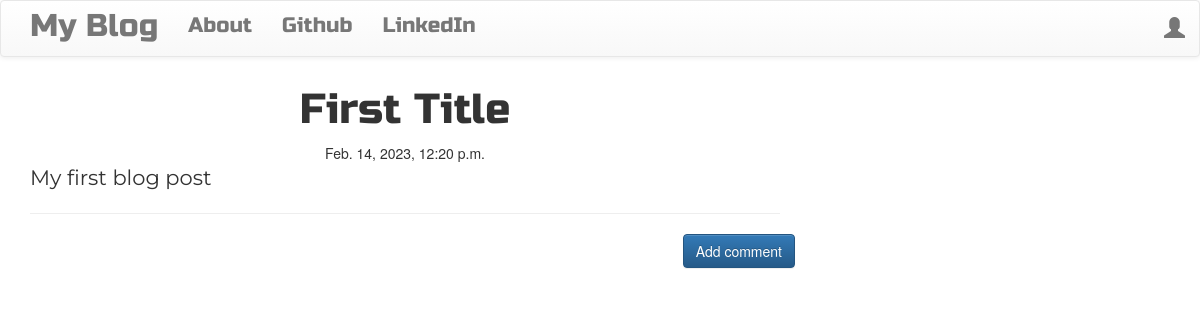
The app's page /post/1/ with its own data.
### blog/models.py (models this page shows, shortened)
class Post(models.Model):
    author = models.ForeignKey("auth.User",on_delete=models.CASCADE)
    title = models.CharField(max_length=200)
    text = models.TextField()
    create_date = models.DateField(default=timezone.now)
    published_date = models.DateTimeField(blank=True,null=True)

### blog/views.py (the view)
# urls.py: path('post/<str:pk>/',views.PostDetailView.as_view(),name='post_detail'),
class PostDetailView(DetailView):
    model = Post

### blog/templates/blog/post_detail.html (shortened to what this page needs)
{% extends 'blog/base.html' %}
{% block content %}
    <h1 class="posttitle loader">{{ post.title }}</h1>
    {% if post.published_date %}
        <div class="date postdate">{{ post.published_date }}</div>
    {% else %}
        <a href="{% url 'post_publish' pk=post.pk %}" class="btn btn-deault">Publish</a>
    {% endif %}
    <p class="postcontent">{{ post.text|safe|linebreaksbr }}</p>
    <hr>
    <a class='btn btn-primary btn-comment'
       href="{% url 'add_comment_to_post' pk=post.pk %}">Add comment</a>
    <div class="container">
        {% for comment in post.comments.all %}
            <br>
        {% empty %}
            <p>No Comment!</p>
        {% endfor %}
    </div>
{% endblock content %}

### blog/static/css/blog.css (style rules this page uses)
.postdate { text-align: center; }
.posttitle { font-family: 'Russo One',sans-serif; font-size: 3em; text-align: center; }
.postcontent { font-family: 'Montserrat'; font-size: 1.5em; }
.btn-comment { position: absolute; right: 0px; }
.loader { filter:hue-rotate(0deg); color:linear-gradient(45deg,#0f8,#08f); animation:hue 10000ms infinite linear; }

### records on screen
Post: title "First Title", published_date "Feb. 14, 2023, 12:20 p.m.", text "My first blog post"
